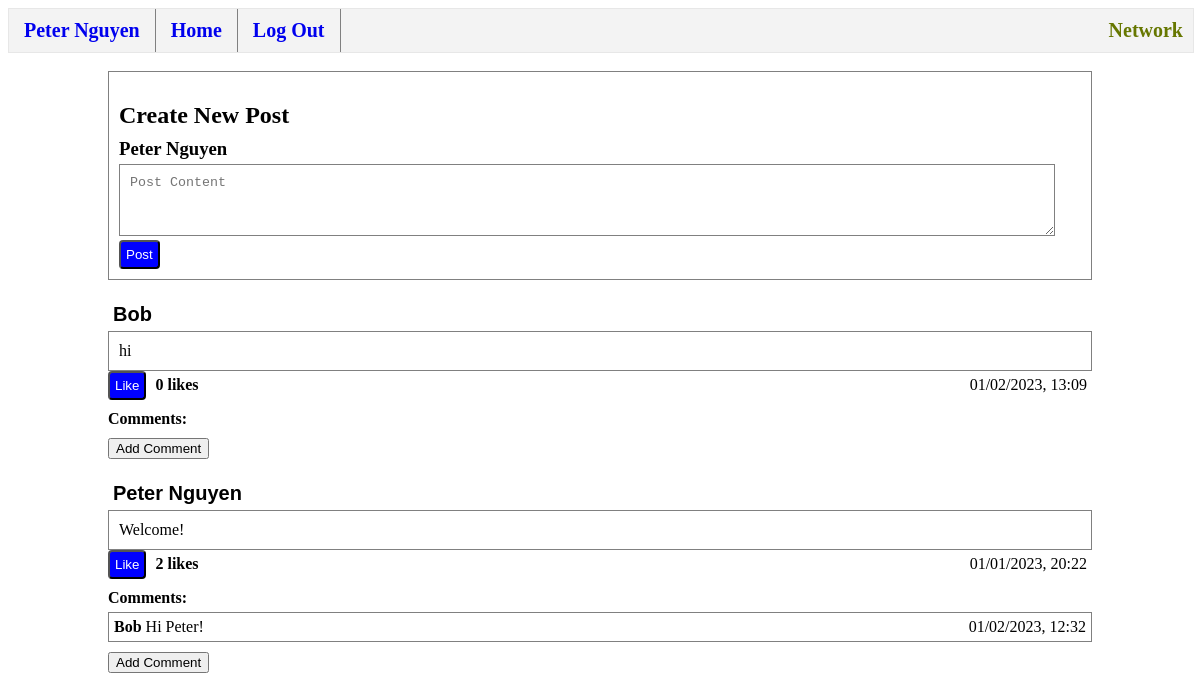
The page / (signed in) on the database its author committed.
### tables this page shows
CREATE TABLE posts (
    id INTEGER PRIMARY KEY AUTOINCREMENT,
    user_id INTEGER NOT NULL,
    username TEXT NOT NULL,
    content TEXT NOT NULL,
    likes INTEGER DEFAULT 0 NOT NULL,
    datetime NUMERIC NOT NULL,
    FOREIGN KEY (user_id) REFERENCES users(id) ON DELETE CASCADE
);

CREATE TABLE comments (
    id INTEGER PRIMARY KEY AUTOINCREMENT,
    user_id INTEGER NOT NULL,
    post_id INTEGER NOT NULL,
    username TEXT NOT NULL,
    comment TEXT NOT NULL,
    datetime NUMERIC NOT NULL,
    FOREIGN KEY (user_id) REFERENCES users(id) ON DELETE CASCADE,
    FOREIGN KEY (post_id) REFERENCES posts(id) ON DELETE CASCADE
);

### app.py (the view)
@app.route("/", methods=["GET", "POST"])
@login_required
def index():
    if request.method == "GET":
        pass
    if request.method == "POST":
        content = request.form.get("content")
        if content:
            create_post(content)
    posts = get_posts()
    comments = get_comments()
    return render_template("index.html", posts=posts, comments=comments)

### helpers.py (called while the page is built)
def executeDB(query, arg=None):
    conn = sql.connect('network.db')
    conn.row_factory = sql.Row # "dictionary cursor"
    cur = conn.cursor()
    if arg == None:
        cur.execute(query)
    else:
        cur.execute(query, arg)
    value = cur.fetchall()
    conn.commit()
    conn.close()
    return value

def get_comments():
    return executeDB("SELECT * from comments")

def get_posts(user_id=None):
    if user_id == None:
        posts = executeDB("SELECT * FROM posts ORDER BY datetime DESC")
    else:
        posts = executeDB("SELECT * FROM posts WHERE user_id = ? ORDER BY datetime DESC", [user_id])
    return posts

def login_required(f):
    @wraps(f)
    def decorated_function(*args, **kwargs):
        if session.get("user_id") is None:
            return redirect("/login")
        return f(*args, **kwargs)
    return decorated_function

### templates/index.html (shortened to what this page needs)
{% extends "layout.html" %}
{% block body %}
    <div class="post">
        <h2>Create New Post</h2>
        <h3 class="username">{{ session["username"] }}</h3>
        <form action="/" method="post">
            <textarea class="post text-box" placeholder="Post Content" name="content"></textarea>
            <br>
            <input class="button" type="submit" value="Post">
        </form>
    </div>
    <br>
    {% for post in posts %}
    <div id="post{{post.id}}">
        <form action="/profile" method="post" class="inline">
            <input class="profile-name" type="submit" value="{{ post.username }}">
        </form>
        <div class="post">{{ post.content }}</div>
        <button id="like-button{{ post.id }}" onclick=likeFeature({{post.id}}) class="like button" style="display: inline-block;">Like</button>
        <h4 id="like-count{{ post.id }}" class="inline">{{ post.likes }} likes</h4>
        <p class="inline right">{{ post.datetime }}</p>
        <div id="comments{{ post.id }}">
            <h4 class="no-margin">Comments:</h4>
            {% for comment in comments %}
                {% if comment.post_id == post.id %}
                <div class="comment">
                    <div class="inline"><b>{{comment.username}}</b>  {{ comment.comment }}</div>
                    <p class="inline right">{{ comment.datetime }}</p>
                </div>
                {% endif %}
            {% endfor %}
        </div>
        <button class="comment-toggle no-margin" name="{{ post.id }}">Add Comment</button>
        <br>
        <br>
    </div>
    {% endfor %}
{% endblock %}

### templates/layout.html (shortened to what this page needs)
<!DOCTYPE html>
<html lang="en">
    <head>
        <link href="{{ url_for('static', filename='styles.css') }}" rel="stylesheet">
    </head>
    <body>
        <nav class="nav-bar">
            <div>
                <div>
                    {% if session["user_id"] %}
                        <ul class="nav-list">
                            <li class="network-title">Network</li>
                            <li class="nav-item"><a class= "nav-link" href= "/profile">{{ session["username"] }}</a></li>
                            <li class="nav-item"><a class= "nav-link" href="/" >Home</a></li>
                            <li class="nav-item"><a class= "nav-link" href="/logout">Log Out</a></li>
                        </ul>
                    {% else %}
                        <ul class="nav-list">
                            <li class="nav-item"><a class= "nav-link" href="/register">Register</a></li>
                            <li class="nav-item"><a class= "nav-link" href="/login">Log In</a></li>
                        </ul>
                    {% endif %}
                </div>
            </div>
        </nav>
        <br>
        <div class="page-padding">
        {% block body %}{% endblock %}
        </div>
    </body>
</html>

### static/styles.css (style rules this page uses)
.inline { margin-top: 5px; display: inline-block; margin-bottom: 5px; padding-left: 5px; padding-right: 5px; }
.no-margin { margin-top: 10px; margin-bottom: 0px; }
.username { line-height: 0; margin-bottom:15px; }
.post { border-color: gray; border-style: solid; border-width:thin; padding: 10px; margin-bottom:0px; }
.text-box { height: fit-content; width: 95%; max-width: viewport; min-height: 50px; }
.comment { margin-top: 5px; border: 1px solid gray; }
.right { float: right; }
.button { background-color:blue; color: white; border-radius: 4px; padding: 5px; display:block; }
.page-padding { padding-left: 100px; padding-right:100px; }
.profile-name { background: none!important; border: none; padding: 0!important; font-family: arial, sans-serif; font-size: 20px; color: black; cursor: pointer; font-weight: bold; }
.nav-bar { margin-top: 0px; padding: 0px; border: 1px solid gray; align-items: center; width: 100%; height: 43px; color: #670; border: 1px solid #e7e7e7; background-color: #f3f3f3; font-weight: bold; font-size: 20px; }
.nav-list { margin: 0; padding: 0; }
.network-title { float: right; text-align: center; padding-top: 10px; padding-bottom: 10px; margin-right: 10px; list-style-type: none; }
.nav-item { list-style-type: none; float: left; border-right: 1px solid gray; padding-top: 10px; padding-bottom: 10px; }
.nav-link { padding-top: 10px; padding-bottom: 10px; padding-left: 15px; padding-right: 15px; text-decoration: none; text-align: center; }

### rows shown on the page
posts: username "Peter Nguyen", content "Welcome!", likes "2", datetime "01/01/2023, 20:22"
posts: username "Bob", content "hi", likes "0", datetime "01/02/2023, 13:09"
comments: username "Bob", comment "Hi Peter!", datetime "01/02/2023, 12:32"
